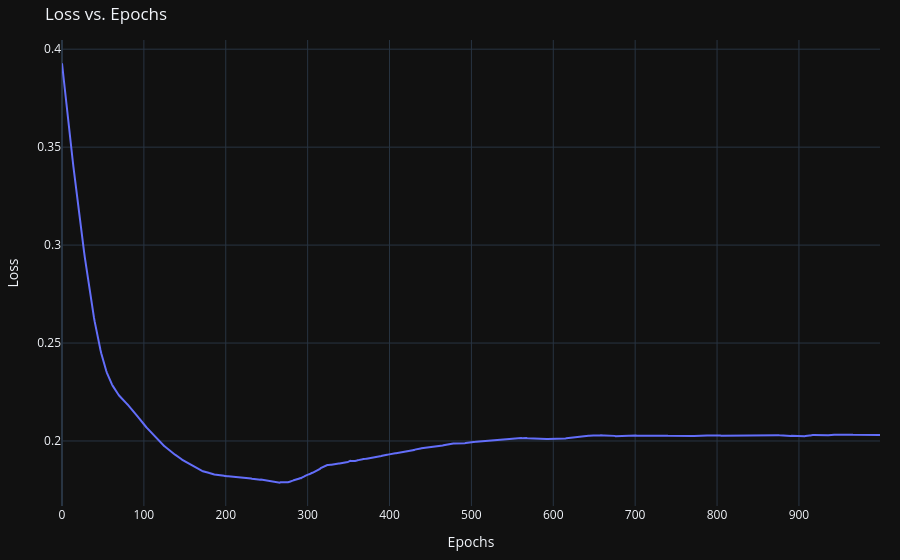

Notebook code for this chart:
### Markdown cell above
## Print the Training Curve

### Code cell
import plotly.graph_objects as go

epochs = list(range(len(pinn)))
fig = go.Figure()
fig.add_trace(go.Scatter(x=epochs, y=pinn, mode='lines', name='PINN'))
fig.update_layout(
    title='Loss vs. Epochs',
    xaxis=dict(title='Epochs'),
    yaxis=dict(title='Loss'),
    legend=dict(x=0.7, y=1.0),
    margin=dict(l=20, r=20, t=40, b=20),
    hovermode='x unified'
)
fig.show()

### Figure 1 — Plotly figure (JSON) as saved in the notebook; plotly's stock layout.template omitted (floating-point values rounded to 4 significant figures; data arrays with more than 128 entries replaced by an {"elided": "..."} marker saying what was removed)
{"data": [{"mode": "lines", "name": "PINN", "x": {"elided": "1000 int values"}, "y": {"elided": "1000 float values"}, "type": "scatter"}], "layout": {"legend": {"x": 0.7, "y": 1.0}, "margin": {"l": 20, "r": 20, "t": 40, "b": 20}, "title": {"text": "Loss vs. Epochs"}, "xaxis": {"title": {"text": "Epochs"}}, "yaxis": {"title": {"text": "Loss"}}, "hovermode": "x unified"}}
